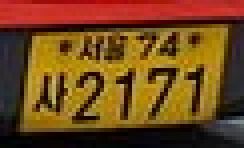
//> input picture images/2171.jpg, 61 x 37 px (shown 4 times larger)
$ ./main   (built with g++ and OpenCV 4)
//> lines starting //> are read from the running program, lines starting //| are printed output that depends on the picture; after the words box and inside, x2 and y2 are one past the last pixel; in counts of white or black regions, pixels touching at a corner belong together
//> further down, img is the input picture: 37 rows x 61 cols, CV_8UC3; mean B, G, R 27, 70.9, 113.7
// main.cpp
#include <opencv2/opencv.hpp>
#include <tesseract/baseapi.h>
#include <nlohmann/json.hpp>
#include <iostream>
#include <fstream>
#include <string>
#include <vector>
#include <filesystem>
#include <algorithm>
#include <regex>

using json = nlohmann::json;
using namespace cv;
using namespace std;
namespace fs = std::filesystem;

// 이미지 처리 결과 디렉토리
string output_dir = "results";

//OCR 결과 구조체
struct OcrResult {
    int number;
    int reliability;    // 0: 하단만 정확, 1: 상+하단 정확, -1: 실패
    string lpNum;
    bool success;
};

// 이미지 처리 과정 저장
void save(const Mat& img, const string& filename) {
    string full_path = output_dir + "/" + filename;
    imwrite(full_path , img);
    cout << "이미지 저장 완료: " << full_path  << endl;
}

// 꼭짓점 정렬 함수
vector<Point2f> order_points(const vector<Point>& pts) {
    vector<Point2f> src(4);

    auto sum = [](const Point2f& p) { return p.x + p.y; };
    auto diff = [](const Point2f& p) { return p.y - p.x; };

    src[0] = *min_element(pts.begin(), pts.end(), [&](const Point2f& a, const Point2f& b) { return sum(a) < sum(b); }); // TL
    src[2] = *max_element(pts.begin(), pts.end(), [&](const Point2f& a, const Point2f& b) { return sum(a) < sum(b); }); // BR
    src[1] = *min_element(pts.begin(), pts.end(), [&](const Point2f& a, const Point2f& b) { return diff(a) < diff(b); }); // TR
    src[3] = *max_element(pts.begin(), pts.end(), [&](const Point2f& a, const Point2f& b) { return diff(a) < diff(b); }); // BL

    return src;
}

// 볼트 및 '서울' 제거
void remove_side_dots(Mat& img) {
    int img_width = img.cols;
    int img_height = img.rows;

    // mm → 비율 → 픽셀
    int margin_px = static_cast<int>(img_width * (70.0 / 335.0));  // 약 21% = 0.209
    // 흰색으로 덮기
    rectangle(img, Point(0, 0), Point(img_width / 2, img_height), Scalar(255, 255, 255), FILLED);
    rectangle(img, Point(img_width - margin_px, 0), Point(img_width, img_height), Scalar(255, 255, 255), FILLED);

    cout << "=== 특정 영역 흰색으로 덮었습니다. ===" << endl;
}


// lower img OCR
string ocr_kor(const Mat& image, const string& whitelist) {
    tesseract::TessBaseAPI tess;
    tess.Init(NULL, "kor", tesseract::OEM_LSTM_ONLY);
    tess.SetVariable("tessedit_char_whitelist", whitelist.c_str());
    tess.SetPageSegMode(tesseract::PSM_SINGLE_LINE);
    tess.SetImage(image.data, image.cols, image.rows, 1, image.step);
    string out = tess.GetUTF8Text();
    tess.End();
    return out;
}

// 정규식 검증용
bool validate_lower_pattern(const string& str) {
    // 1. UTF-8 문자열을 각 문자를 제대로 다룰 수 있는 wstring으로 변환
    wstring_convert<codecvt_utf8<wchar_t>> conv;
    wstring wstr = conv.from_bytes(str);

    // 2. 5글자인지 확인
    if (wstr.length() != 5) return false;

    // 3. 첫 번째 글자가 한글인지 확인
    if (!(wstr[0] >= L'가' && wstr[0] <= L'힣')) return false;

    // 4. 나머지 네 글자가 모두 숫자인지 확인
    for (int i = 1; i < 5; ++i) if (!iswdigit(wstr[i])) return false;
    return true;
}

// OCR 전처리
Mat preprocess(const Mat& input, float resize_factor = 2.7) {
    Mat gray, resized, binary, kernel;
    cvtColor(input, gray, COLOR_BGR2GRAY);
    resize(gray, resized, Size(), resize_factor, resize_factor, INTER_CUBIC);

    kernel = getStructuringElement(MORPH_RECT, Size(15, 15));
    Mat background;
    morphologyEx(resized, background, MORPH_CLOSE, kernel);
    Mat diff;
    absdiff(resized, background, diff);
    bitwise_not(diff, diff);

    threshold(diff, binary, 0, 255, THRESH_BINARY | THRESH_OTSU);
    kernel = getStructuringElement(MORPH_CROSS, Size(3, 3));
    dilate(binary, binary, kernel, Point(-1, -1), 1);
    return binary;
}

bool extract_plate_region(const Mat& input, Mat& output_plate, const string& prefix) {
//> called with prefix = "img_0_"
    Mat hsv;
    cvtColor(input, hsv, COLOR_BGR2HSV);
//> hsv: 37 rows x 61 cols, CV_8UC3; mean H, S, V 32.6, 187.3, 114.3
    save(hsv, prefix + "01_hsv.png");

    // // 1. 노란색 마스크
    // Scalar lower_yellow(15, 100, 100);
    // Scalar upper_yellow(35, 255, 255);
    // 확장된 범위 (어두운 노랑 허용)
    Scalar lower_yellow(10,  50,  50);  // Hue 약간 낮추고, Saturation/Value도 완화
    Scalar upper_yellow(40, 255, 255);

    Mat mask;
    inRange(hsv, lower_yellow, upper_yellow, mask);
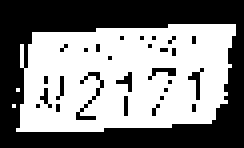
//> mask: 37 rows x 61 cols, CV_8UC1 (shown 4 times larger); 52.1% white; 28 black regions (26 under 20 px), largest, box (x1, y1, x2, y2) and area: (0, 0, 61, 37) 983, (19, 18, 26, 30) 20
    save(mask, prefix + "02_yellow_mask.png");

    // 2. 노란 영역 추출
    Mat masked;
    bitwise_and(input, input, masked, mask);
    save(masked, prefix + "03_yellow_region.png");

    // 3. 엣지 추출
    Mat gray, blur, edges;
    cvtColor(masked, gray, COLOR_BGR2GRAY);
    GaussianBlur(gray, blur, Size(5, 5), 0);
    Canny(blur, edges, 50, 150);
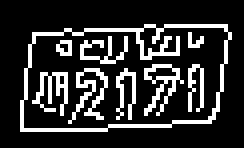
//> edges: 37 rows x 61 cols, CV_8UC1 (shown 4 times larger); 18.6% white in thin lines or dots, all inside (x1, y1, x2, y2) = (5, 6, 58, 33)
    save(edges, prefix + "04_edges.png");

    // 4. 윤곽선 탐색
    vector<vector<Point>> contours;
    findContours(edges, contours, RETR_EXTERNAL, CHAIN_APPROX_SIMPLE);
//> contours = 1 contour; box (x1, y1, x2, y2) and area: (5, 6, 58, 33) 1186
    vector<Point> candidate;

    for (const auto& cnt : contours) {
        vector<Point> approx;
        approxPolyDP(cnt, approx, 0.02 * arcLength(cnt, true), true);
        double area = contourArea(approx);
        if (approx.size() == 4 && area > 500) {
            candidate = approx;
            break;
        }
    }
//> this loop made 1 pass
//> (area, candidate) on pass 1: (1100, 4 Points (x, y): [57, 8], [8, 8], [5, 32], [52, 30])

    if (candidate.empty()) {
        cout << "❌ 번호판 후보 사각형을 찾지 못함" << endl;
        return false;
    }

    // 5. 원근 보정
    vector<Point2f> corners = order_points(candidate);
//> in order_points, `src[0] = *min_element(pts.begin(), pts.end(), [&](const Point2f& a, co..`: src = 4 Points (x, y): [8, 8], [0, 0], [0, 0], [0, 0]
//> in order_points, `src[2] = *max_element(pts.begin(), pts.end(), [&](const Point2f& a, co..`: src = 4 Points (x, y): [8, 8], [0, 0], [52, 30], [0, 0]
//> in order_points, `src[1] = *min_element(pts.begin(), pts.end(), [&](const Point2f& a, co..`: src = 4 Points (x, y): [8, 8], [57, 8], [52, 30], [0, 0]
//> in order_points, `src[3] = *max_element(pts.begin(), pts.end(), [&](const Point2f& a, co..`: src = 4 Points (x, y): [8, 8], [57, 8], [52, 30], [5, 32]
//> corners has the same summary as src in order_points

    // 시각화
    Mat temp = input.clone();
    for (const auto& pt : corners)
        circle(temp, pt, 5, Scalar(0, 255, 0), -1);
//> this loop made 4 passes
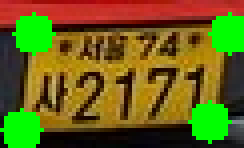
//> temp: 37 rows x 61 cols, CV_8UC3 (shown 4 times larger); 13.96% of pixels changed, all inside (x1, y1, x2, y2) = (0, 3, 61, 37)
    save(temp, prefix + "05_detected_corners.png");

    Point2f tl = corners[0], tr = corners[1], br = corners[2], bl = corners[3];
//> tl = Point(8, 8); tr = Point(57, 8); br = Point(52, 30); bl = Point(5, 32)
    int width = static_cast<int>(max(norm(br - bl), norm(tr - tl)));
//> width = 49
    int height = static_cast<int>(max(norm(tr - br), norm(tl - bl)));
//> height = 24

    float fx = static_cast<float>(width - 1);
//> fx = 48
    float fy = static_cast<float>(height - 1);
//> fy = 23

    vector<Point2f> dst_pts = {
        {0.0f, 0.0f},
        {fx, 0.0f},
        {fx, fy},
        {0.0f, fy}
    };
//> dst_pts = 4 Points (x, y): [0, 0], [48, 0], [48, 23], [0, 23]

    Mat M = getPerspectiveTransform(corners, dst_pts);
//> M = [[0.866, 0.108, -7.79], [1.56e-17, 0.881, -7.05], [-0.00173, -0.00224, 1]]
    warpPerspective(input, output_plate, M, Size(width, height));
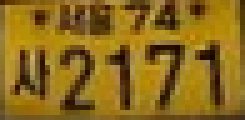
//> output_plate: 24 rows x 49 cols, CV_8UC3 (shown 5 times larger); mean B, G, R 27.7, 106.2, 139.8
    save(output_plate, prefix + "06_warped_plate.png");

    return true;
}

OcrResult process_plate(const Mat& input_img, int index) {
    OcrResult result;
    result.number = index;
    result.reliability = -1;
    result.lpNum = "";
    result.success = false;

    Mat plate_img;
    if (!extract_plate_region(input_img, plate_img, "img_" + to_string(index) + "_")) {
        // 번호판 검출 실패
        cout << "❌ [" << index << "] 번호판 사각형 추출 실패" << endl;
        return result;  //success = false 유지
    }

    // 1. 상/하단 분리
    Mat upper, lower;
    int h = plate_img.rows;
//> h = 24
    upper = plate_img(Range(0, int(h * 0.4)), Range::all()).clone();
    lower = plate_img(Range(int(h * 0.3), h), Range::all()).clone();

    // 2. ocr 전처리
    Mat bin_upper = preprocess(upper);
//> in preprocess, `threshold(diff, binary, 0, 255, THRESH_BINARY | THRESH_OTSU);`: binary: 24 rows x 132 cols, CV_8UC1; 70.6% white; 8 black regions (1 under 20 px), largest, box (x1, y1, x2, y2) and area: (31, 0, 61, 19) 379, (82, 0, 97, 17) 159, (66, 0, 83, 18) 144
//> in preprocess, `dilate(binary, binary, kernel, Point(-1, -1), 1);`: binary: 24 rows x 132 cols, CV_8UC1; 80.8% white; 10 black regions (2 under 20 px), largest, box (x1, y1, x2, y2) and area: (48, 0, 60, 18) 143, (83, 0, 96, 16) 110, (32, 3, 46, 18) 106
    Mat bin_lower = preprocess(lower);
//> call 2 of preprocess, with resize_factor = 2.7
//> in preprocess (call 2), `morphologyEx(resized, background, MORPH_CLOSE, kernel);`:
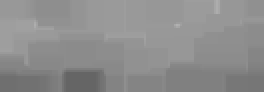
//> background: 46 rows x 132 cols, CV_8UC1 (shown 2 times larger); min 101, max 177, mean 141.1
//> in preprocess (call 2), `threshold(diff, binary, 0, 255, THRESH_BINARY | THRESH_OTSU);`: binary: 46 rows x 132 cols, CV_8UC1; 76.4% white; 9 black regions (2 under 20 px), largest, box (x1, y1, x2, y2) and area: (78, 4, 100, 40) 315, (32, 6, 51, 40) 284, (7, 8, 27, 34) 273
//> in preprocess (call 2), `dilate(binary, binary, kernel, Point(-1, -1), 1);`:
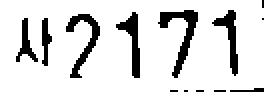
//> binary: 46 rows x 132 cols, CV_8UC1 (shown 2 times larger); 85.5% white; 13 black regions (6 under 20 px), largest, box (x1, y1, x2, y2) and area: (79, 5, 99, 39) 208, (33, 7, 50, 39) 172, (58, 6, 70, 39) 153

    remove_side_dots(bin_upper);
//> in remove_side_dots, `rectangle(img, Point(0, 0), Point(img_width / 2, img_height), Scalar(2..`: img: 24 rows x 132 cols, CV_8UC1; 90.7% white; 5 black regions (1 under 20 px), largest, box (x1, y1, x2, y2) and area: (83, 0, 96, 16) 110, (67, 0, 82, 17) 98, (130, 0, 132, 24) 42, (103, 0, 110, 9) 41
//> in remove_side_dots, `rectangle(img, Point(img_width - margin_px, 0), Point(img_width, img_h..`:
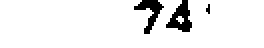
//> img: 24 rows x 132 cols, CV_8UC1 (shown 2 times larger); 93.2% white; 3 black regions (1 under 20 px), largest, box (x1, y1, x2, y2) and area: (83, 0, 96, 16) 110, (67, 0, 82, 17) 98
    save(bin_upper, "img_" + to_string(index) + "_" + "07_upper_image.png");
    save(bin_lower, "img_" + to_string(index) + "_" + "07_lower_image.png");

    // 3. OCR (Tesseract 호출)
    string upper_text = ocr_kor(bin_upper, "0123456789");
    string lower_text = ocr_kor(bin_lower, "0123456789가나다라마바사아자하허호");

    // 4. 텍스트 정리
    upper_text.erase(remove(upper_text.begin(), upper_text.end(), '\n'), upper_text.end());
    lower_text.erase(remove(lower_text.begin(), lower_text.end(), '\n'), lower_text.end());

    string cleaned_upper, cleaned_lower;

    for (char c : upper_text) if (isdigit(c)) cleaned_upper += c;
    cleaned_lower = lower_text;

    cout << "[" << index << "] upper_text: " << upper_text << endl;
    cout << "[" << index << "] lower_text: " << lower_text << endl;
    cout << "[" << index << "] cleaned_upper: [" << cleaned_upper << "]" << endl;
    cout << "[" << index << "] cleaned_lower: [" << cleaned_lower << "]" << endl;

    //5. 정규식 검증
    regex upper_pattern("^[0-9]{2}$");

    bool upper_valid = regex_match(cleaned_upper, upper_pattern);
    bool lower_valid = validate_lower_pattern(cleaned_lower);

    cout << "[" << index << "] upper_valid: " << upper_valid << endl;
    cout << "[" << index << "] lower_valid: " << lower_valid << endl;

    // 6. 판단
    result.lpNum = cleaned_upper + cleaned_lower;

    if (lower_valid && upper_valid) { // 상,하단 모두 부합
        result.reliability = 1;
        cout << "정규식 일치" << endl;
    }
    else if (lower_valid) {          // 하단만 부합
        result.reliability = 0;
        cout << "정규식 일부 일치" << endl;
    }
    else                            // 규칙 위배
        result.reliability = -1;

    result.success = (result.reliability == 1);

    return result;
}


int main() {
    vector<OcrResult> results;
    int pass = 0, fail = 0;
    int index = 0;

    if (!fs::exists(output_dir)) {
        cout << "📂 result 폴더 생성 중 ..." << endl;
        fs::create_directory(output_dir);
        cout << "📂 result 폴더 생성 완료" << endl;
    } else {
        cout << "📂 result 폴더 이미 존재합니다." << endl;
    }

    for (const auto& entry : fs::directory_iterator("../images")) {
        if (!entry.is_regular_file()) continue;

        Mat img = imread(entry.path().string());
        if (img.empty()) {
            cerr << "❌ 이미지 로딩 실패: " << entry.path() << endl;
            continue;
        }

//> (the run ends here: the program needs code that is not available in this run, at `tesseract::TessBaseAPI tess;`)
